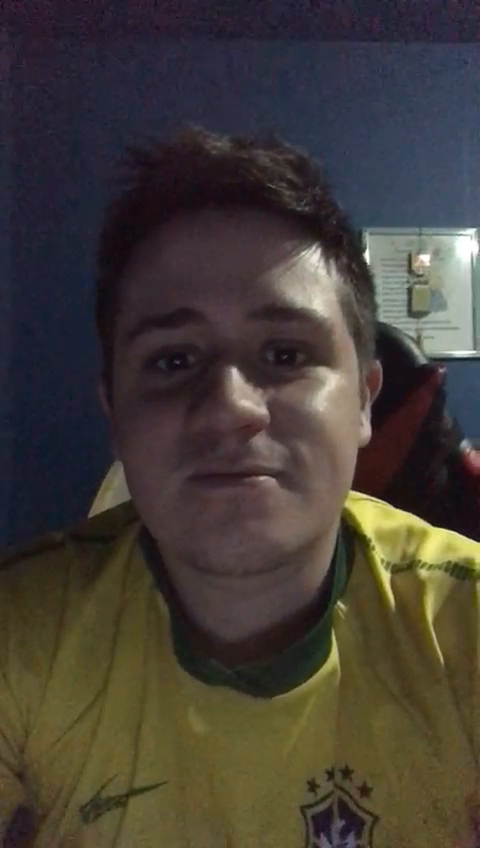
#> input picture frame 24 of videos/detectandorosto.mp4, 480 x 848 px
$ python deteccao_deFaces_emVideo.py
#> lines starting #> are read from the running program, lines starting #| are printed output that depends on the picture
"""
O processo de detecção de objetos em videos é muito similar a detecção em imagens
Na verdade em video nada mais é do que um fluxo continuo de imagens que são enviadas a partir da fonte
como uma webcam ou video mp4

Um looping é necessario para processar o fluxo continuo de imagen do video.
Para facilitar a compreenção:
"""
# Importando bibliotecas
import cv2

# Função para redimensionar uma imagem


def redim(imagem, largura):
    alt = int(imagem.shape[0]/imagem.shape[1]*largura)
    imagem = cv2.resize(imagem, (largura, alt), interpolation=cv2.INTER_AREA)
    return imagem


# Criando detector de faces baseados no XML
df = cv2.CascadeClassifier('cascade/haarcascade_frontalface_default.xml')

# Abre um video gravado em disco
camera = cv2.VideoCapture('videos/detectandorosto.mp4')

while True:
    # read() retorna 1- Se houver sucesso e 2- O propio frame
    (sucesso, frame) = camera.read()
#> frame is the input picture: shape (848, 480, 3); mean B, G, R 55.2, 61.4, 67.9
    if not sucesso:
        break

    # Reduz o tamanho do frame para acelerar o processamento
    frame = redim(frame, 320)
    # Convertendo para tons de cinza
    frame_peb = cv2.cvtColor(frame, cv2.COLOR_BGR2GRAY)
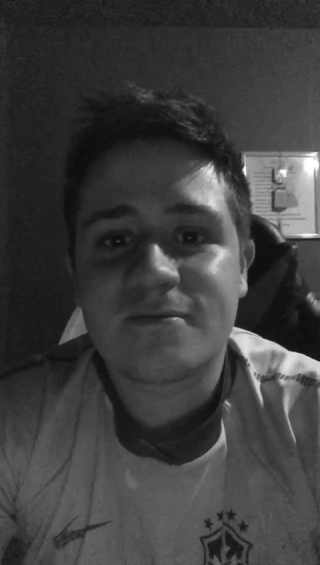
#> frame_peb: shape (565, 320); min 12, max 255, mean 62.6
    # Detectando as faces no frame
    faces = df.detectMultiScale(frame_peb, scaleFactor=1.1, minNeighbors=3, minSize=(
        20, 20), flags=cv2.CASCADE_SCALE_IMAGE)
#> faces = [[55, 164, 200, 200]]
    frame_temp = frame.copy()

    for (x, y, lar, alt) in faces:
        cv2.rectangle(frame_temp, (x, y),
                      (x + lar, y + alt), (0, 255, 255,), 2)

        # Exibe um frame redimensionado (com perca de qualidade)
        cv2.imshow('Encontrando rostos..', redim(frame_temp, 640))

        # Espera que aperte S para sair
        if cv2.waitKey(1) & 0xFF == ord('s'):
            break
#> this loop made 1 pass; (key Esc is pressed on pass 1)
#> (x, y, lar) on pass 1: (55, 164, 200)
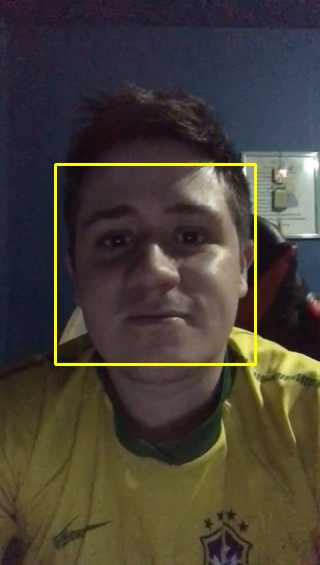
#> frame_temp: shape (565, 320, 3); mean of channels 0, 1, 2 54.5, 64, 70.5; drawn as B, G, R

# FECHANDO STREAMING
camera.release()
cv2.destroyAllWindows

$ run again, starting later in the video
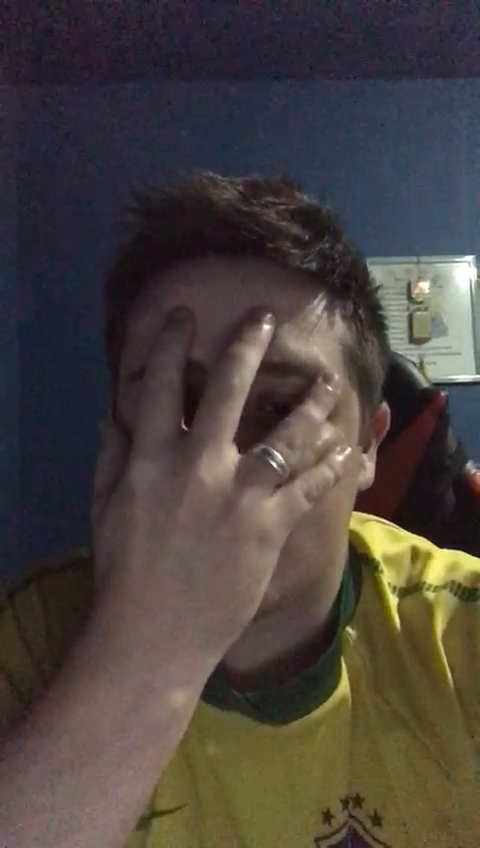
#> input picture frame 108 of videos/detectandorosto.mp4, 480 x 848 px
#> frame is the input picture: shape (848, 480, 3); mean B, G, R 62.6, 66.7, 74.3
#> `frame_peb = cv2.cvtColor(frame, cv2.COLOR_BGR2GRAY)`:
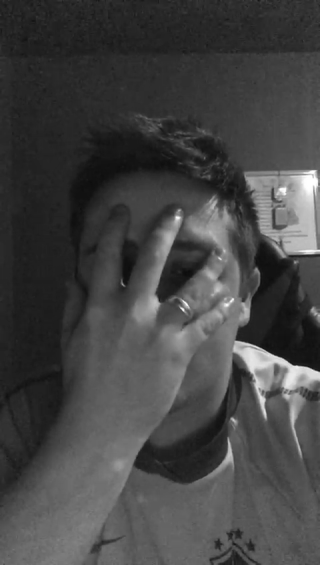
#> frame_peb: shape (565, 320); min 13, max 255, mean 68.5
#> faces = ()

$ run again, starting later in the video
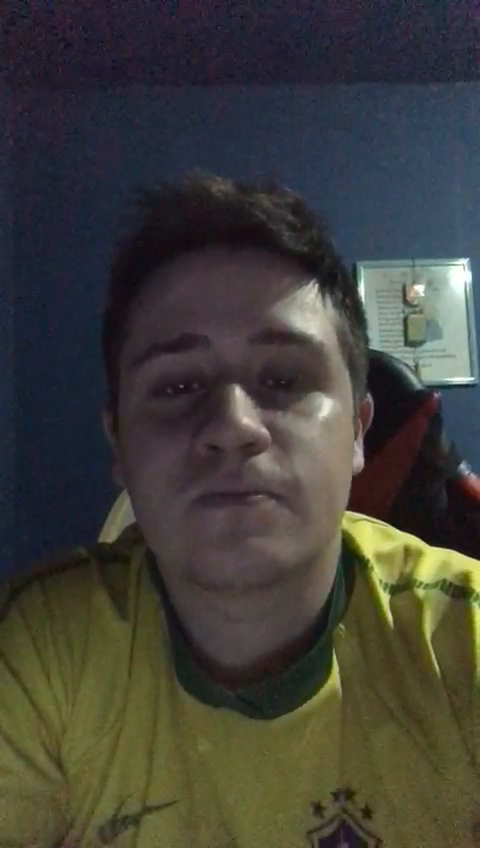
#> input picture frame 192 of videos/detectandorosto.mp4, 480 x 848 px
#> frame is the input picture: shape (848, 480, 3); mean B, G, R 57.6, 63.6, 64.4
#> `frame_peb = cv2.cvtColor(frame, cv2.COLOR_BGR2GRAY)`:
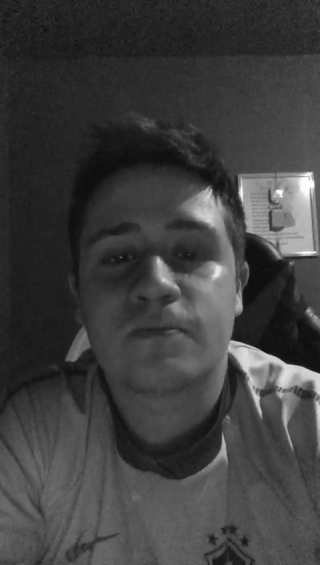
#> frame_peb: shape (565, 320); min 11, max 255, mean 63.1
#> faces = [[59, 181, 188, 188]]
#> the loop `for (x, y, lar, alt) in faces:` made 1 pass; (key Esc is pressed on pass 1)
#> (x, y, lar) on pass 1: (59, 181, 188)
#> after the loop `for (x, y, lar, alt) in faces:`:
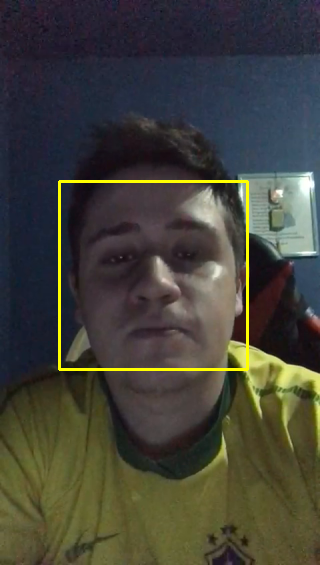
#> frame_temp: shape (565, 320, 3); mean of channels 0, 1, 2 56.9, 66, 66.8; drawn as B, G, R
